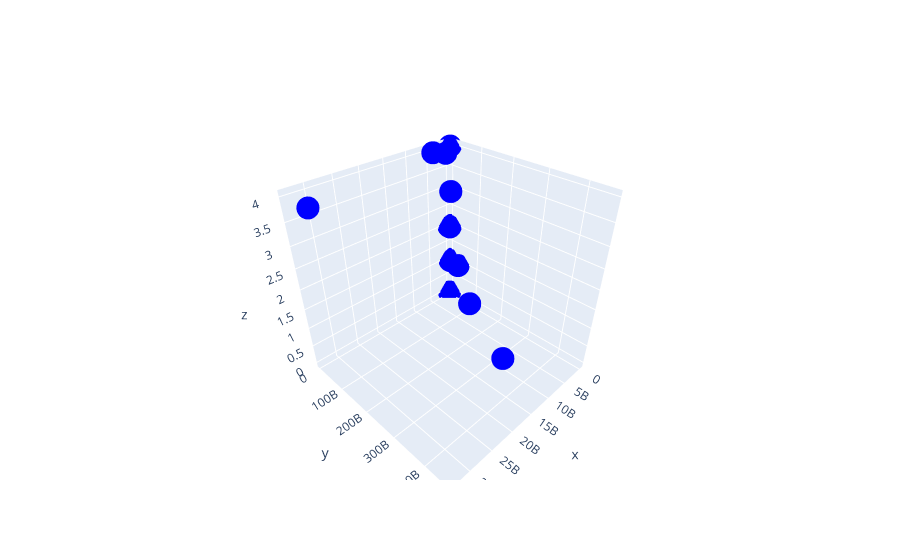

Write notebook code for a chart like this one.
### Markdown cell above
## Creating a 3D-plot
This code creates a 3d-scatter plot of the data

### Code cell
fig = go.Figure(data=go.Scatter3d(
    x=data['Volume'],
    y=data['MarketCap'],
    z=data['ProofType'],
    mode = 'markers',
    marker = dict(
        sizemode = 'diameter',
        sizeref = 750,
        color='blue'
        )
))


fig.show()

### Figure 1 — Plotly figure (JSON) as saved in the notebook; plotly's stock layout.template omitted (floating-point values rounded to 4 significant figures)
{"data": [{"marker": {"color": "blue", "sizemode": "diameter", "sizeref": 750}, "mode": "markers", "type": "scatter3d", "x": [1823000.0, 99190000.0, 141500000.0, 219706474, 217700000.0, 248000000.0, 591300000.0, 271900000.0, 203600000.0, 423300000.0, 633896302, 631100000.0, 364799566, 5084396129, 1349225371, 3665726400, 680800000.0, 33149475161, 8843689497, 22967636872], "y": [3586504072, 3992451215, 4237575489, 4901630273, 5513660644, 5606251419, 5729295460, 6018922345, 6659549868, 8053184610, 8349992848, 10342393982, 12109137813, 12132993575, 23581660945, 37317414284, 44599661514, 74588184814, 196082390477, 459083734664], "z": [1, 1, 2, 1, 4, 1, 2, 1, 2, 1, 0, 2, 1, 4, 3, 4, 1, 4, 1, 2]}], "layout": {}}
